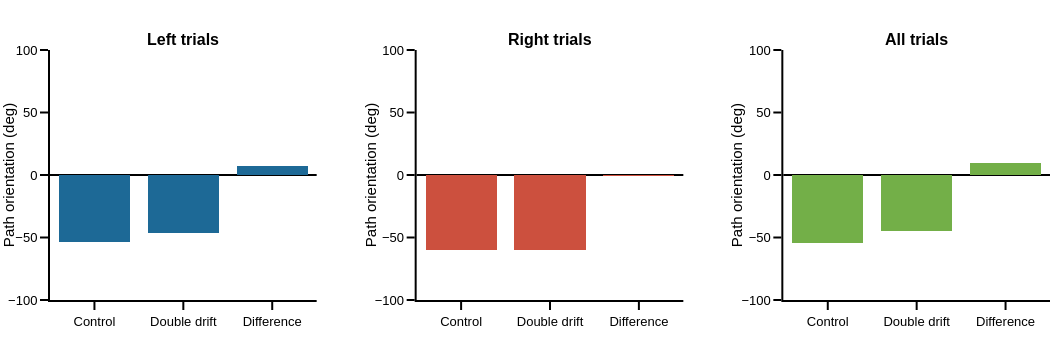

Notebook source saved alongside this figure:
### Code cell
# figure specific settings
subplot_titles = ('<b>Left trials<b>', '<b>Right trials<b>', '<b>All trials<b>')

# subplot settings
rows, cols = 1, 3
leg_mergin = 0
fig_height, fig_width = 350*rows, 350*cols+leg_mergin
column_widths,row_heights = [1,1,1],[1]
sb_specs = [[{},{},{}]]
fig = make_subplots(rows=rows, cols=cols, print_grid=False, vertical_spacing=0.2, horizontal_spacing=0.1, 
                    column_widths=column_widths, row_heights=row_heights, subplot_titles=subplot_titles)

x_legend = 1.05
y_legend_step = 0.08
y_legend_sd = 0.97
rad_leg = 0.04
x_txt = ['Control', 'Double drift', 'Difference']
x = [1,2,3]
y = [-69.1, -72.3, -72.3 -(-69.1)]

for sd_num, sd in enumerate(sds):

    # plot data
    y = [ang_reg_all[0, sd_num], 
         ang_reg_all[1, sd_num], 
         ang_reg_all[1, sd_num] - ang_reg_all[0, sd_num]]
    
    fig.append_trace(go.Bar(x=x, y=y, width=[0.8,0.8,0.8], name=sd, 
                          marker_color=sd_cols[sd_num]), row=1, col=sd_num+1)

    # legend
    fig.add_annotation(xref='paper', yref='paper', x=x_legend, y=y_legend_sd - y_legend_step * sd_num, 
                       text=sd, showarrow=False, font_size = template_specs['axes_font_size'],xanchor = 'left', yanchor='middle')
    fig.add_shape(type='rect',xref='paper', yref='paper', fillcolor = sd_cols[sd_num], line_width=0,
                  x0=x_legend - 0.03 - rad_leg / 3.5, y0=y_legend_sd - y_legend_step * sd_num - rad_leg / 2, 
                  x1=x_legend - 0.03 + rad_leg / 3.5, y1=y_legend_sd - y_legend_step * sd_num + rad_leg / 2)
    
# axes settings
for row in np.arange(rows):
    for col in np.arange(cols):
        fig.update_xaxes(visible=True, ticklen=8, linewidth=template_specs['axes_width'], range=[0.5,3.5], row=row+1, col=col+1)
        fig.update_yaxes(visible=True, ticklen=8, linewidth=template_specs['axes_width'], range=[-100,100], zeroline=True, 
                         title='Path orientation (deg)', row=row+1, col=col+1)
    
fig.layout.update(template=fig_template, width=fig_width, height=fig_height, margin_l=50, bargap=0, 
                  xaxis_tickvals=x, xaxis_ticktext=x_txt,
                  xaxis2_tickvals=x, xaxis2_ticktext=x_txt,
                  xaxis3_tickvals=x, xaxis3_ticktext=x_txt,
                  margin_r=leg_mergin, margin_t=50, margin_b=50, showlegend=False)
fig.show()
if not os.path.exists(fig_dir):os.mkdir(fig_dir)
fig.write_image('{}/{}_main_output.pdf'.format(fig_dir, subject))

### Figure 1 — Plotly figure (JSON) as saved in the notebook; plotly's stock layout.template omitted (floating-point values rounded to 4 significant figures)
{"data": [{"marker": {"color": "rgb(29, 105, 150)"}, "name": "Left saccades", "type": "bar", "width": [0.8, 0.8, 0.8], "x": [1, 2, 3], "xaxis": "x", "y": [-53.8, -46.24, 7.558], "yaxis": "y"}, {"marker": {"color": "rgb(204, 80, 62)"}, "name": "Right saccades", "type": "bar", "width": [0.8, 0.8, 0.8], "x": [1, 2, 3], "xaxis": "x2", "y": [-59.7, -60.23, -0.5309], "yaxis": "y2"}, {"marker": {"color": "rgb(115, 175, 72)"}, "name": "All saccades", "type": "bar", "width": [0.8, 0.8, 0.8], "x": [1, 2, 3], "xaxis": "x3", "y": [-54.49, -44.66, 9.831], "yaxis": "y3"}], "layout": {"annotations": [{"font": {"size": 16}, "showarrow": false, "text": "<b>Left trials<b>", "x": 0.1333, "xanchor": "center", "xref": "paper", "y": 1, "yanchor": "bottom", "yref": "paper"}, {"font": {"size": 16}, "showarrow": false, "text": "<b>Right trials<b>", "x": 0.5, "xanchor": "center", "xref": "paper", "y": 1, "yanchor": "bottom", "yref": "paper"}, {"font": {"size": 16}, "showarrow": false, "text": "<b>All trials<b>", "x": 0.8667, "xanchor": "center", "xref": "paper", "y": 1, "yanchor": "bottom", "yref": "paper"}, {"font": {"size": 13}, "showarrow": false, "text": "Left saccades", "x": 1.05, "xanchor": "left", "xref": "paper", "y": 0.97, "yanchor": "middle", "yref": "paper"}, {"font": {"size": 13}, "showarrow": false, "text": "Right saccades", "x": 1.05, "xanchor": "left", "xref": "paper", "y": 0.89, "yanchor": "middle", "yref": "paper"}, {"font": {"size": 13}, "showarrow": false, "text": "All saccades", "x": 1.05, "xanchor": "left", "xref": "paper", "y": 0.81, "yanchor": "middle", "yref": "paper"}], "bargap": 0, "height": 350, "margin": {"b": 50, "l": 50, "r": 0, "t": 50}, "shapes": [{"fillcolor": "rgb(29, 105, 150)", "line": {"width": 0}, "type": "rect", "x0": 1.009, "x1": 1.031, "xref": "paper", "y0": 0.95, "y1": 0.99, "yref": "paper"}, {"fillcolor": "rgb(204, 80, 62)", "line": {"width": 0}, "type": "rect", "x0": 1.009, "x1": 1.031, "xref": "paper", "y0": 0.87, "y1": 0.91, "yref": "paper"}, {"fillcolor": "rgb(115, 175, 72)", "line": {"width": 0}, "type": "rect", "x0": 1.009, "x1": 1.031, "xref": "paper", "y0": 0.79, "y1": 0.83, "yref": "paper"}], "showlegend": false, "width": 1050, "xaxis": {"anchor": "y", "domain": [0, 0.2667], "linewidth": 2, "range": [0.5, 3.5], "ticklen": 8, "ticktext": ["Control", "Double drift", "Difference"], "tickvals": [1, 2, 3], "visible": true}, "xaxis2": {"anchor": "y2", "domain": [0.3667, 0.6333], "linewidth": 2, "range": [0.5, 3.5], "ticklen": 8, "ticktext": ["Control", "Double drift", "Difference"], "tickvals": [1, 2, 3], "visible": true}, "xaxis3": {"anchor": "y3", "domain": [0.7333, 1], "linewidth": 2, "range": [0.5, 3.5], "ticklen": 8, "ticktext": ["Control", "Double drift", "Difference"], "tickvals": [1, 2, 3], "visible": true}, "yaxis": {"anchor": "x", "domain": [0, 1], "linewidth": 2, "range": [-100, 100], "ticklen": 8, "title": {"text": "Path orientation (deg)"}, "visible": true, "zeroline": true}, "yaxis2": {"anchor": "x2", "domain": [0, 1], "linewidth": 2, "range": [-100, 100], "ticklen": 8, "title": {"text": "Path orientation (deg)"}, "visible": true, "zeroline": true}, "yaxis3": {"anchor": "x3", "domain": [0, 1], "linewidth": 2, "range": [-100, 100], "ticklen": 8, "title": {"text": "Path orientation (deg)"}, "visible": true, "zeroline": true}}}
